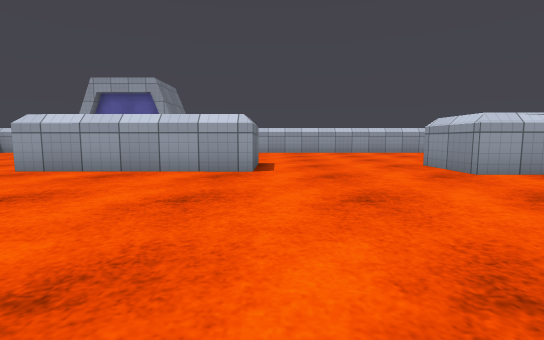
View 1 (above)

24 first-person views from a walk through a Unity game level. The camera is 0.68 m above the floor, tilts 6° down and sees 85° across. The floor is counted in squares, 1 m on a side. Each view is taken from the middle of a square. On the plan, view 1 faces up. The plan holds only what a view shows up to about 10 squares ahead; the rest is blank. The place goes on beyond the plan. The player is left out. Surface patterns are stand-ins for the level's own textures.

View 2
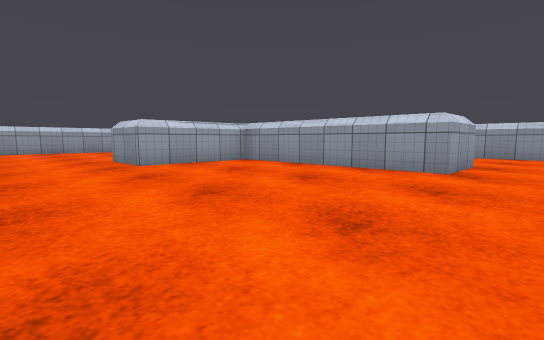

View 3
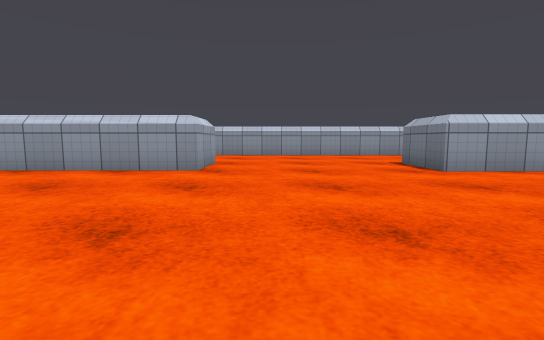

View 4
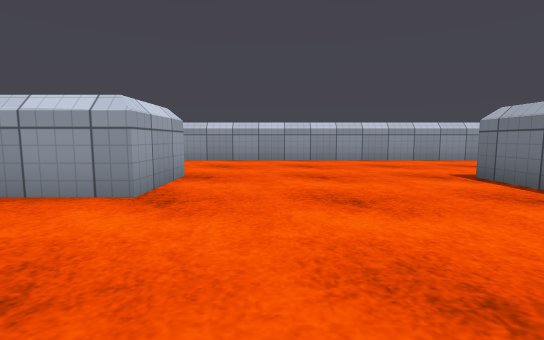

View 5
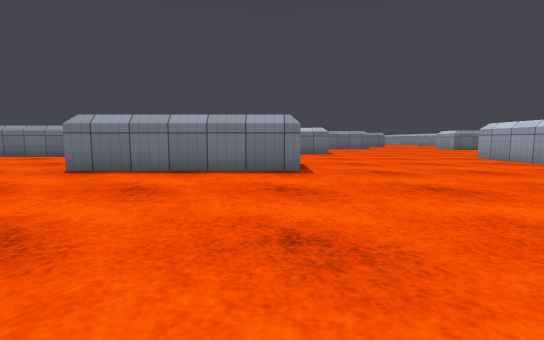

View 6
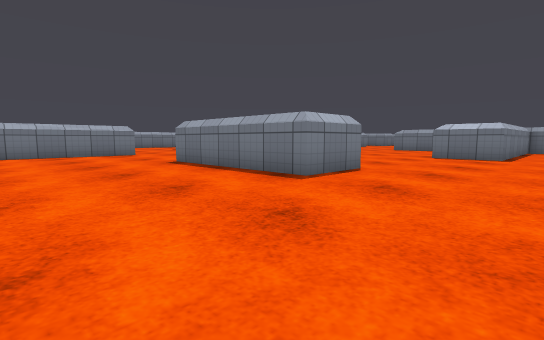

View 7
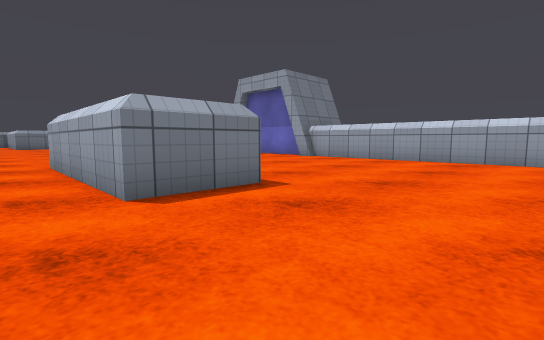

View 8
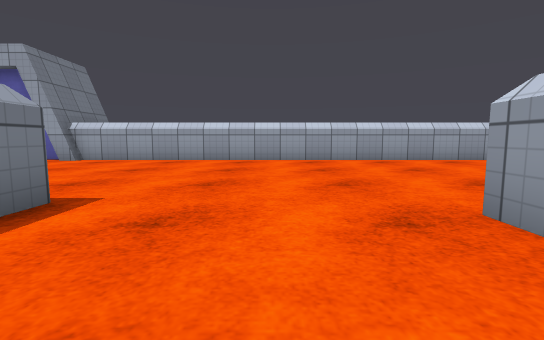

View 9
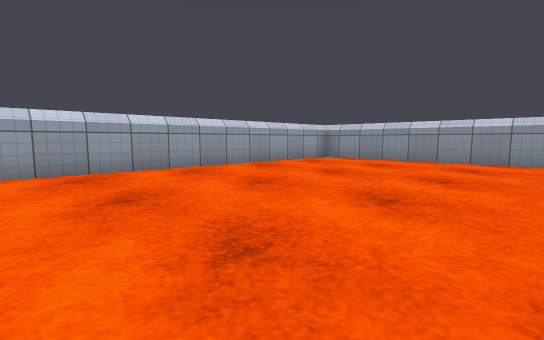

View 10
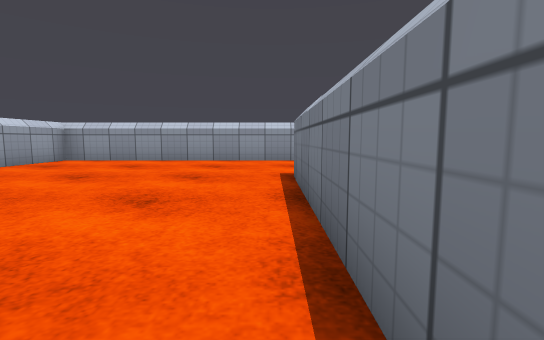

View 11
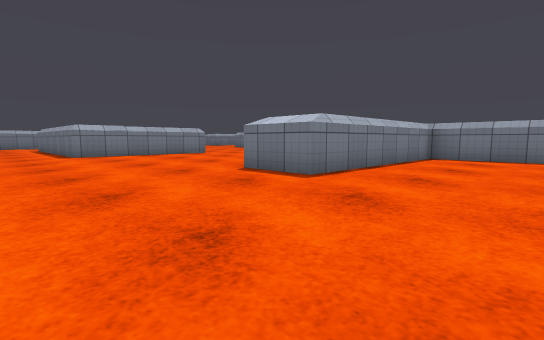

View 12
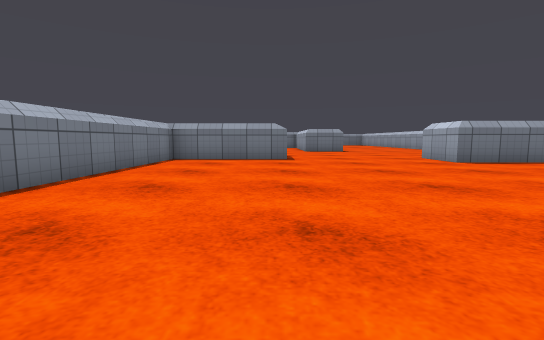

View 13
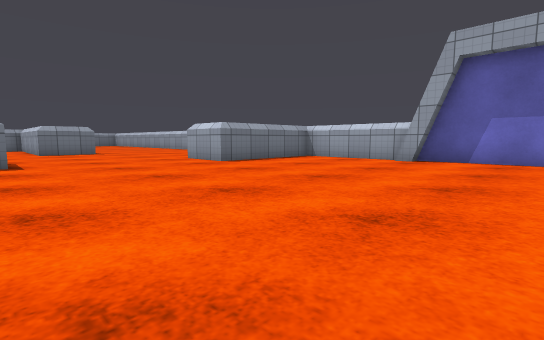

View 14
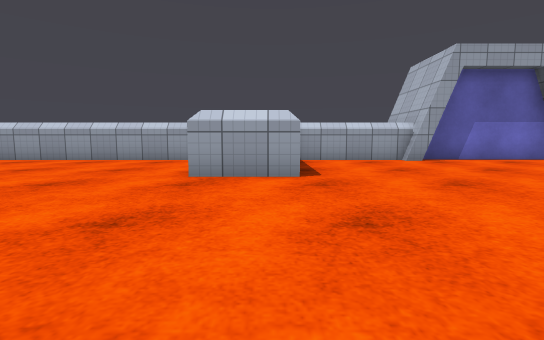

View 15
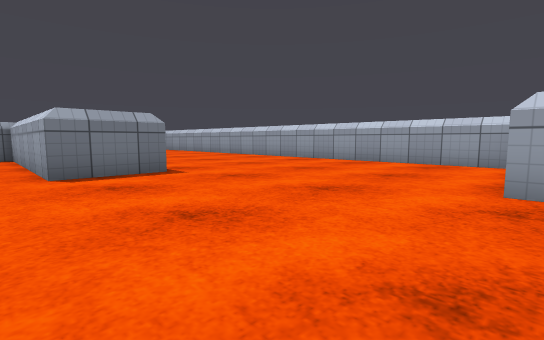

View 16
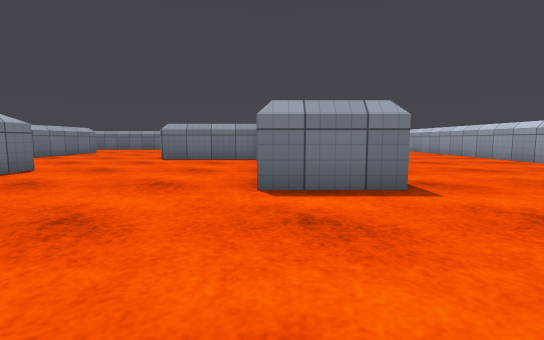

View 17
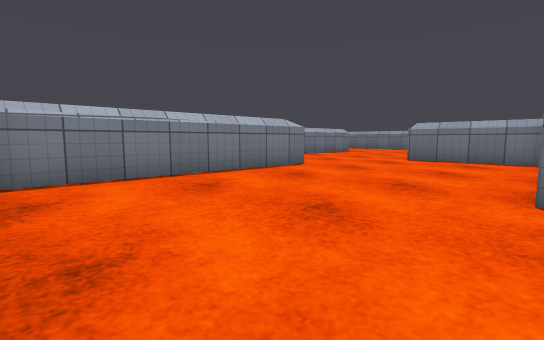

View 18
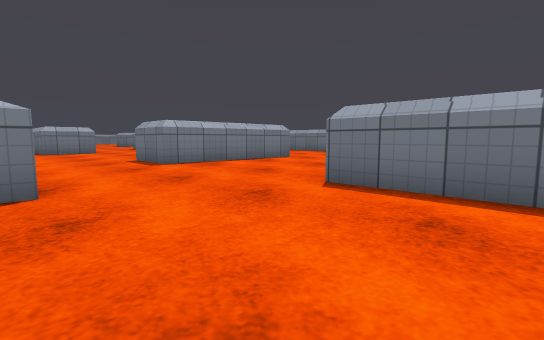

View 19
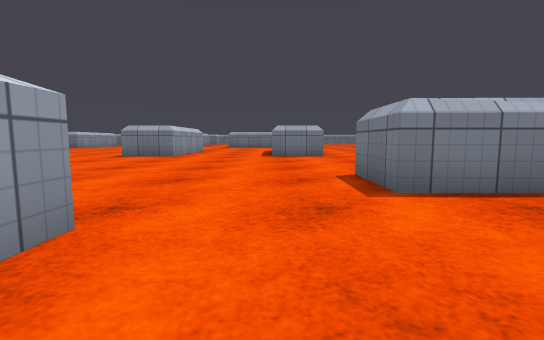

View 20
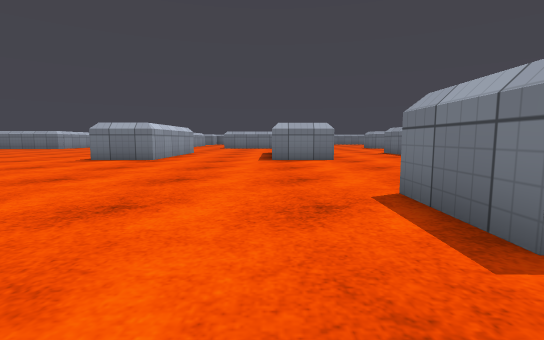

View 21
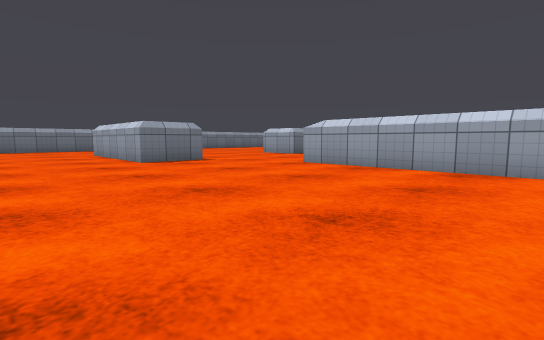

View 22
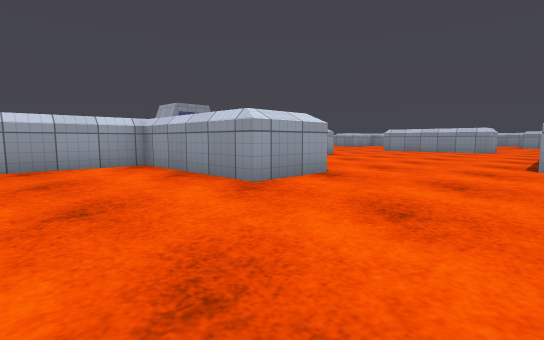

View 23
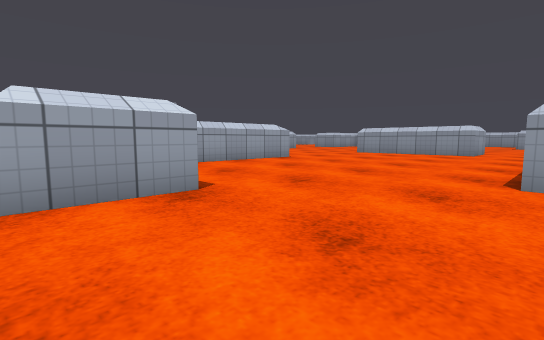

View 24
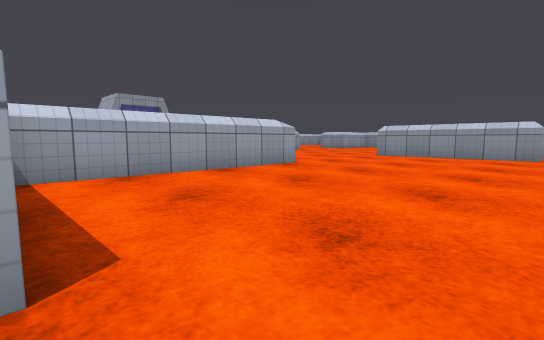

### Floor plan
Points are (right, up) in squares from view 1. A wall is a line through its corners. A room is listed if a view was taken in it or the views show most of it. See-through windows are left out.
Room 1 (views 1, 2, 3, 4, 5, 6, 7, 8, 9, 10, 11, 12, 13, 14, 15, 16, 17, 18, 19, 20, 21, 22, 23, 24)
walls: (-3.4, -0.4) (-1.3, -0.4) (-1.3, -5.5); (-14.9, 5.6) (-14.9, 1.7) (-8.5, 1.6) (-8.5, -0.4) (-14.6, -0.3); (-0.4, 8.2) (-0.4, 6.1) (-5.4, 6.2); (-1.8, -5.4) (-3.3, -5.4) (-3.3, -3.4); (-14.9, -4.5) (-16.9, -4.5) (-16.9, -0.3) (-23.5, -0.2) (-23.5, 0.5); (-9.5, 14.1) (-9.5, 14.5); (-4.9, 14.5) (-9.1, 14.5) (-9.1, 14.2) (-9.7, 14.2); (-9.7, 14.5) (-13.1, 14.5); (-13.5, 12.9) (-13.5, 10.3) (-15.5, 10.3); (4.4, 7.6) (9.5, 7.6); (-15.9, 14.5) (-22.7, 14.5); (-20.9, 8.9) (-20.9, 6.8) (-26.9, 6.8) (-26.9, 3.2); (-23.6, 1.8) (-17.1, 1.7); (9.5, -0.4) (7.4, -0.4) (7.4, 5.6) (3.9, 5.6) (3.9, 7.6); (7.2, -7.8) (7.2, -5.6) (9.2, -5.6); (13.4, 7.2) (13.4, 14.5) (-4.3, 14.5) (-4.3, 14.2) (-5, 14.2); (-25.1, 14.5) (-27.1, 14.5); (-29.5, -1.6) (-26.6, -1.7) (-26.6, -3.7) (-28.9, -3.6); (13.4, -8.6) (13.4, 0.9)
low walls: (-9.7, 14.2) (-9.7, 14.5)

Where each view was taken, in squares from view 1:
view 1: 0 up, 0 right, facing up
view 2: 2 down, 1 right, facing up-right
view 3: 2 down, 1 right, facing right
view 4: 2 down, 4 right, facing right
view 5: 1 down, 5 right, facing left
view 6: 3 up, 3 right, facing down-left
view 7: 5 up, 3 right, facing up-left
view 8: 5 up, 2 right, facing up
view 9: 8 up, 4 right, facing up-right
view 10: 8 up, 4 right, facing right
view 11: 5 up, 4 left, facing down-left
view 12: 5 up, 5 left, facing left
view 13: 5 up, 6 left, facing up-left
view 14: 5 up, 14 left, facing up
view 15: 6 up, 15 left, facing up-left
view 16: 7 up, 17 left, facing left
view 17: 7 up, 17 left, facing down-left
view 18: 6 up, 23 left, facing down-left
view 19: 2 up, 25 left, facing down
view 20: 0 up, 25 left, facing down
view 21: 7 down, 18 left, facing up-left
view 22: 8 down, 20 left, facing up-right
view 23: 8 down, 17 left, facing up-right
view 24: 6 down, 15 left, facing up-right
